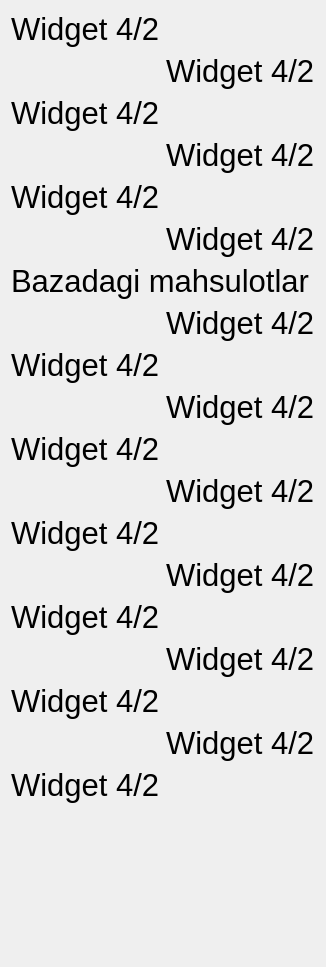
                          <widget class="QWidget" name="scrollAreaWidgetContents_2">
                           <property name="geometry">
                            <rect>
                             <x>0</x>
                             <y>-265</y>
                             <width>326</width>
                             <height>967</height>
                            </rect>
                           </property>
                           <layout class="QFormLayout" name="formLayout">
                            <item row="0" column="0" colspan="2">
                             <widget class="QLabel" name="label_15">
                              <property name="font">
                               <font>
                                <pointsize>23</pointsize>
                               </font>
                              </property>
                              <property name="text">
                               <string>Widget 4/2</string>
                              </property>
                             </widget>
                            </item>
                            <item row="5" column="0" colspan="2">
                             <widget class="QLabel" name="label_35">
                              <property name="font">
                               <font>
                                <pointsize>23</pointsize>
                               </font>
                              </property>
                              <property name="text">
                               <string>Widget 4/2</string>
                              </property>
                             </widget>
                            </item>
                            <item row="7" column="1">
                             <widget class="QLabel" name="label_34">
                              <property name="font">
                               <font>
                                <pointsize>23</pointsize>
                               </font>
                              </property>
                              <property name="text">
                               <string>Widget 4/2</string>
                              </property>
                             </widget>
                            </item>
                            <item row="10" column="0" colspan="2">
                             <widget class="QLabel" name="label_33">
                              <property name="font">
                               <font>
                                <pointsize>23</pointsize>
                               </font>
                              </property>
                              <property name="text">
                               <string>Widget 4/2</string>
                              </property>
                             </widget>
                            </item>
                            <item row="12" column="1">
                             <widget class="QLabel" name="label_32">
                              <property name="font">
                               <font>
                                <pointsize>23</pointsize>
                               </font>
                              </property>
                              <property name="text">
                               <string>Widget 4/2</string>
                              </property>
                             </widget>
                            </item>
                            <item row="17" column="1">
                             <widget class="QLabel" name="label_43">
                              <property name="font">
                               <font>
                                <pointsize>23</pointsize>
                               </font>
                              </property>
                              <property name="text">
                               <string>Widget 4/2</string>
                              </property>
                             </widget>
                            </item>
                            <item row="20" column="0" colspan="2">
                             <widget class="QLabel" name="label_42">
                              <property name="font">
                               <font>
                                <pointsize>23</pointsize>
                               </font>
                              </property>
                              <property name="text">
                               <string>Widget 4/2</string>
                              </property>
                             </widget>
                            </item>
                            <item row="22" column="1">
                             <widget class="QLabel" name="label_41">
                              <property name="font">
                               <font>
                                <pointsize>23</pointsize>
                               </font>
                              </property>
                              <property name="text">
                               <string>Widget 4/2</string>
                              </property>
                             </widget>
                            </item>
                            <item row="25" column="0" colspan="2">
                             <widget class="QLabel" name="label_40">
                              <property name="font">
                               <font>
                                <pointsize>23</pointsize>
                               </font>
                              </property>
                              <property name="text">
                               <string>Widget 4/2</string>
                              </property>
                             </widget>
                            </item>
                            <item row="27" column="1">
                             <widget class="QLabel" name="label_39">
                              <property name="font">
                               <font>
                                <pointsize>23</pointsize>
                               </font>
                              </property>
                              <property name="text">
                               <string>Widget 4/2</string>
                              </property>
                             </widget>
                            </item>
                            <item row="30" column="0">
                             <widget class="QLabel" name="label_38">
                              <property name="font">
                               <font>
                                <pointsize>23</pointsize>
                               </font>
                              </property>
                              <property name="text">
                               <string>Widget 4/2</string>
                              </property>
                             </widget>
                            </item>
                            <item row="32" column="1">
                             <widget class="QLabel" name="label_36">
                              <property name="font">
                               <font>
                                <pointsize>23</pointsize>
                               </font>
                              </property>
                              <property name="text">
                               <string>Widget 4/2</string>
                              </property>
                             </widget>
                            </item>
                            <item row="36" column="1">
                             <widget class="QLabel" name="label_47">
                              <property name="font">
                               <font>
                                <pointsize>23</pointsize>
                               </font>
                              </property>
                              <property name="text">
                               <string>Widget 4/2</string>
                              </property>
                             </widget>
                            </item>
                            <item row="41" column="0" colspan="2">
                             <widget class="QLabel" name="label_37">
                              <property name="font">
                               <font>
                                <pointsize>23</pointsize>
                               </font>
                              </property>
                              <property name="text">
                               <string>Widget 4/2</string>
                              </property>
                             </widget>
                            </item>
                            <item row="3" column="1">
                             <widget class="QLabel" name="label_30">
                              <property name="font">
                               <font>
                                <pointsize>23</pointsize>
                               </font>
                              </property>
                              <property name="text">
                               <string>Widget 4/2</string>
                              </property>
                             </widget>
                            </item>
                            <item row="35" column="0">
                             <widget class="QLabel" name="label_45">
                              <property name="font">
                               <font>
                                <pointsize>23</pointsize>
                               </font>
                              </property>
                              <property name="text">
                               <string>Widget 4/2</string>
                              </property>
                             </widget>
                            </item>
                            <item row="39" column="0">
                             <widget class="QLabel" name="label_44">
                              <property name="font">
                               <font>
                                <pointsize>23</pointsize>
                               </font>
                              </property>
                              <property name="text">
                               <string>Widget 4/2</string>
                              </property>
                             </widget>
                            </item>
                            <item row="40" column="1">
                             <widget class="QLabel" name="label_46">
                              <property name="font">
                               <font>
                                <pointsize>23</pointsize>
                               </font>
                              </property>
                              <property name="text">
                               <string>Widget 4/2</string>
                              </property>
                             </widget>
                            </item>
                            <item row="15" column="0" colspan="2">
                             <widget class="QLabel" name="label_31">
                              <property name="font">
                               <font>
                                <pointsize>23</pointsize>
                               </font>
                              </property>
                              <property name="text">
                               <string>Bazadagi mahsulotlar</string>
                              </property>
                             </widget>
                            </item>
                           </layout>
                          </widget>
